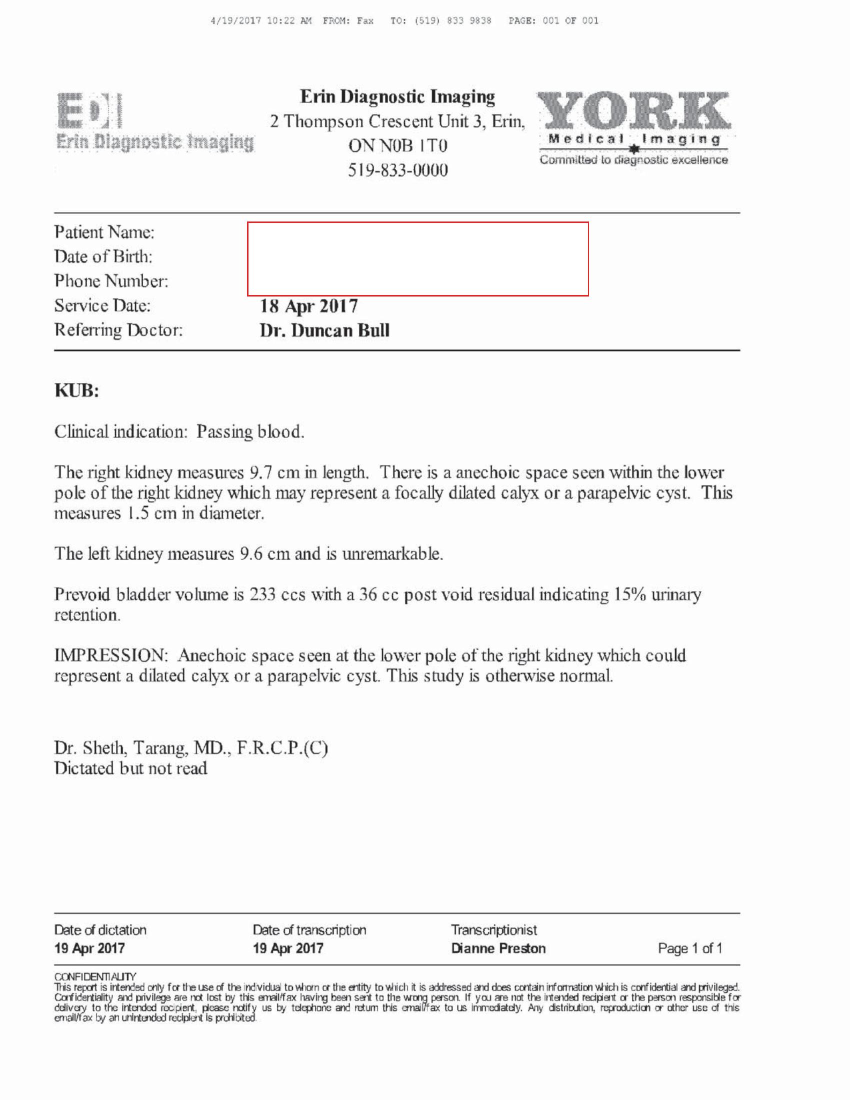
#> input picture OCR/reports_temp/12486 3 anon0001-1.jpg, 1700 x 2200 px (shown at 1/2 size)
$ python -i preprocessing.py   (imports and definitions only)
#> lines starting #> are read from the running program, lines starting #| are printed output that depends on the picture; after the words box and inside, x2 and y2 are one past the last pixel; in counts of white or black regions, pixels touching at a corner belong together
import numpy as np
import cv2
import pytesseract
import re

from PIL import ImageEnhance
from statistics import mean

method_list = []


# ------------------------ preprocessing methods ---------------------------------

# [9 lines left out: function recursive_deskew, not called in this run]


def deskew(image):
    #

    img_for_contours = image.copy()
    skew_angle_list = []
    angle_from_axis, skew_angle_list = get_skew_angle(img_for_contours, skew_angle_list)
    if angle_from_axis != 0:
        new_image, skew_angle_list = recursive_deskew(img_for_contours, angle_from_axis, skew_angle_list)
        axis_aligned_img = rotate(image, sum(skew_angle_list))
    else:
        axis_aligned_img = image

    angle_by_text = get_text_rotation(axis_aligned_img)
    fully_aligned_img = rotate(axis_aligned_img, angle_by_text)


    method_list.append("Deskewed from an angle of {}".format(sum(skew_angle_list)))

    return fully_aligned_img


# [10 lines left out: functions dilate, erode, not called in this run]


def greyscale(img):
    method_list.append("Greyscale")
    return cv2.cvtColor(img, cv2.COLOR_BGR2GRAY)


def thresholding(img):
    method_list.append("Thresholding")
    return cv2.threshold(img, 0, 255, cv2.THRESH_BINARY + cv2.THRESH_OTSU)[1]


def gaussian_blur(img, kernel):
    method_list.append("Gaussian Blur with a {}x{} kernel".format(kernel, kernel))
    return cv2.GaussianBlur(img, (kernel, kernel), 0)


def median_blur(img, kernel):
    method_list.append("Median Blur with a {}x{} kernel".format(kernel, kernel))
    return cv2.medianBlur(img, kernel)


def averaging_blur(img, kernel):
    method_list.append("Averaging Blur with a {}x{} kernel".format(kernel, kernel))
    return cv2.blur(img, (kernel, kernel))


def bilateral_Filter(img):
    method_list.append("Bilateral")
    return cv2.bilateralFilter(img, 9, 75, 75)


def canny(image):
    method_list.append("Canny")
    return cv2.Canny(image, 100, 200)


# [33 lines left out: functions rescale, closing, sharpen, brighten, contrast, not called in this run]


# def sharpen(img):
#     kernel = np.array([[0, -1, 0],
#                        [-1, 5, -1],
#                        [0, -1, 0]])
#     new_img = cv2.filter2D(src=img, ddepth=-1, kernel=kernel)
#     return new_img


# --------------------- methods called by preprocessing methods ---------------------------------------

# got this code from https://becominghuman.ai/how-to-automatically-deskew-straighten-a-text-image-using-opencv-a0c30aed83df
def get_skew_angle(image, deskew_angles):
    # Prep image, copy, convert to gray scale, blur, and threshold
    new_image = image.copy()
    image_area = new_image.size
#> image_area = 3740000

#    gray = cv2.cvtColor(new_image, cv2.COLOR_BGR2GRAY)
    blur = cv2.GaussianBlur(image, (9, 9), 0)
    thresh = cv2.threshold(blur, 0, 255, cv2.THRESH_BINARY_INV + cv2.THRESH_OTSU)[1]
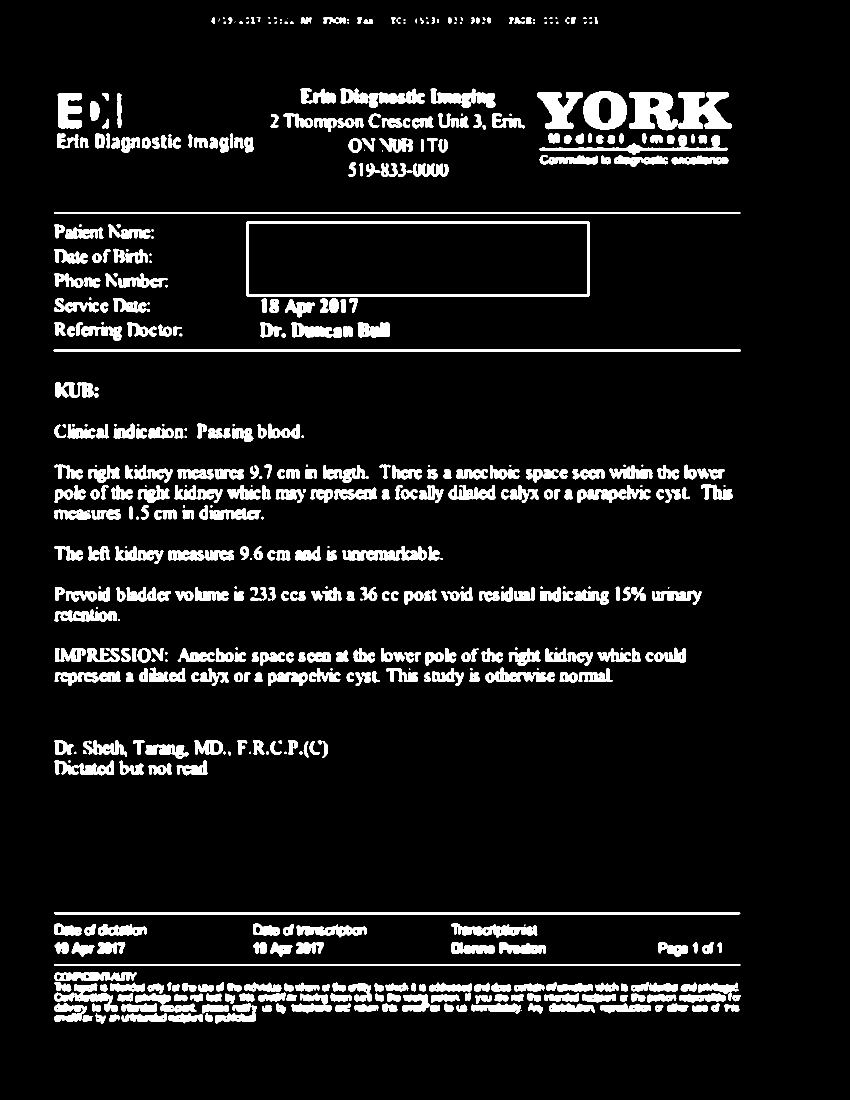
#> thresh: shape (2200, 1700) (shown at 1/2 size); 8.2% white; 607 white regions (94 under 20 px), largest, box (x1, y1, x2, y2) and area: (107, 698, 1481, 704) 8236, (493, 442, 1179, 594) 8130, (108, 1824, 1481, 1829) 6855


    # Apply dilate to merge text into meaningful lines/paragraphs.
    # Use larger kernel on X axis to merge characters into single line, cancelling out any spaces.
    # But use smaller kernel on Y axis to separate between different blocks of text
    kernel = cv2.getStructuringElement(cv2.MORPH_RECT, (20, 3))
    dilate = cv2.dilate(thresh, kernel, iterations=5)
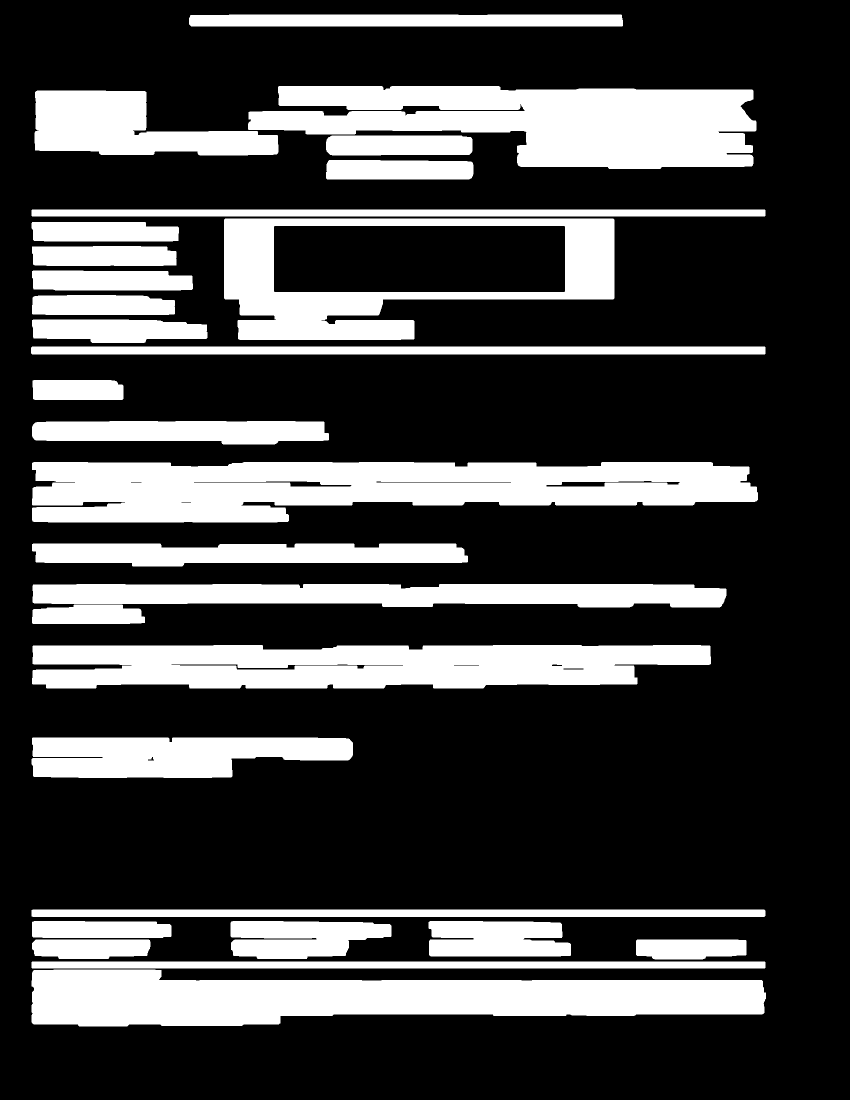
#> dilate: shape (2200, 1700) (shown at 1/2 size); 26.7% white; 29 white regions


    # Find all contours
    contours, hierarchy = cv2.findContours(dilate, cv2.RETR_LIST, cv2.CHAIN_APPROX_SIMPLE)
#> contours = 40 contours; largest, box (x1, y1, x2, y2) and area: (448, 437, 1229, 680) 149222, (64, 924, 1516, 1045) 132736, (63, 1939, 1532, 2053) 116705, (496, 172, 1513, 338) 112570, (64, 1290, 1422, 1377) 100316
    contours = sorted(contours, key = cv2.contourArea, reverse = True)
    for contour in contours:
        cv2.drawContours(dilate, contour, -1, (0, 255, 0), 3)
#> this loop made 40 passes
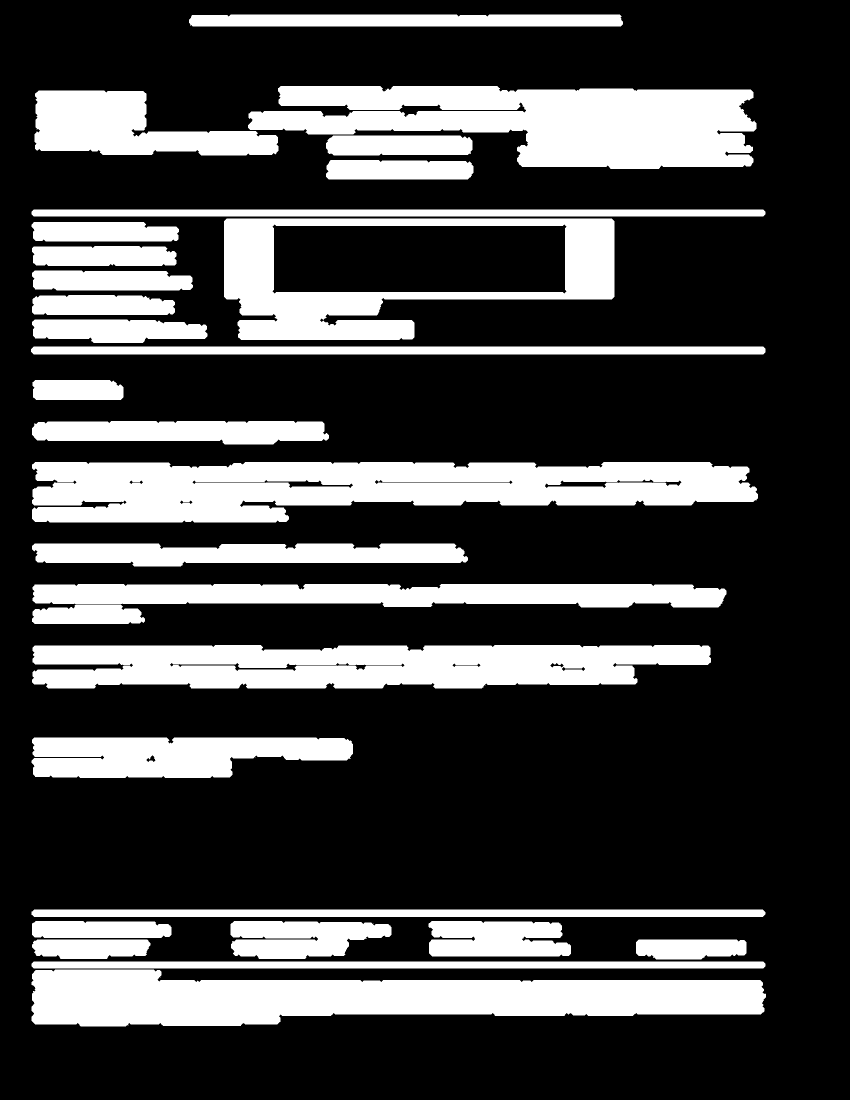
#> dilate: shape (2200, 1700) (shown at 1/2 size); 26.4% white; 29 white regions, largest, box (x1, y1, x2, y2) and area: (64, 924, 1516, 1045) 130585, (63, 1939, 1532, 2053) 117664, (496, 172, 1513, 338) 113119

    contour_angles = []
    original_contour_angles = []
    contour_areas_and_angles = []

    for c in contours:
        contour_angle = cv2.minAreaRect(c)[-1]
        original_contour_angles.append(contour_angle)
        if abs(contour_angle) <= 45:
            contour_angle = contour_angle
        elif contour_angle > 45 and contour_angle <= 90:
            contour_angle = 90 - contour_angle
        elif contour_angle < -45 and contour_angle >= -90:
            contour_angle = -(90+contour_angle)
        else:
            print("Nope you did it wrong.")


        contour_areas_and_angles.append([cv2.contourArea(c), contour_angle])
        if cv2.contourArea(c) > (0.1*image_area):
            contour_angles.append(contour_angle)
#> this loop made 40 passes
#> contour_angle on passes 1 to 12: 0, 0, 0, -0.791, 0, 0, 0, 0, -0.291, 0, 0, 0
#> after the loop, contour_angles = []; contour_areas_and_angles = 40 pairs, first value 38 to 149222, second value -0.791 to 0; original_contour_angles = 40 values, max -0.699 at index 31, min -90 at index 0, mean -87.74

    percent_of_image_size = []
    important_angles = []
    for item in contour_areas_and_angles:
        percent_total_area = (item[0]/image_area)*100
        percent_of_image_size.append([percent_total_area, item[1]])
        if percent_total_area > 0.1:
            important_angles.append(item[1])
#> this loop made 40 passes
#> (item, percent_total_area) on passes 1 to 12: ([149222, 0], 3.99), ([132736.5, 0], 3.55), ([116705, 0], 3.12), ([112570, -0.791], 3.01), ([100316.5, 0], 2.68), ([77531, 0], 2.07), ([54003.5, 0], 1.44), ([41261.5, 0], 1.1), ([38457, -0.291], 1.03), ([31718, 0], 0.848), ([23274.5, 0], 0.622), ([22015, 0], 0.589)
#> after the loop, important_angles = 30 values, max 0 at index 0, min -0.791 at index 3, mean -0.0361; percent_of_image_size = 40 pairs, first value 0.00102 to 3.99, second value -0.791 to 0

    rounded_important_angles = []
    for angle in important_angles:
        if angle < 45 and angle > 44:
            angle = 44
        elif angle > 45 and angle < 46:
            angle = 46
        elif angle > 0 and angle < 1:
            angle = 0
        elif angle: # not equal to zero
            angle = round(angle, 0)

        if angle:
            rounded_important_angles.append(angle)
#> this loop made 30 passes
#> after the loop, rounded_important_angles = [-1]
    #
    modes = []
    for angle in rounded_important_angles:
        if rounded_important_angles.count(angle) > 1:
            if modes.count(angle) == 0:
                modes.append(angle)
#> this loop made 1 pass
#> after the loop, modes = []

    if len(modes) == 0:
        if rounded_important_angles.count(angle+1)>0:
            if modes.count(angle) == 0 and modes.count(angle+1) == 0:
                modes.append(angle+1)
        elif rounded_important_angles.count(angle - 1) > 0:
            if modes.count(angle) == 0 and modes.count(angle - 1) == 0:
                modes.append(angle-1)

    if len(modes) == 0:
        angle = 0
    elif len(modes) == 1:
        angle = modes[0]
    else:
        angle = mean(modes)

    if angle < -45:
        angle = 90 + angle

    deskew_angles.append(angle)
    return angle, deskew_angles


# [22 lines left out: functions rotation_iteration, rotate, not called in this run]


def get_text_rotation(img):
    osd = pytesseract.image_to_osd(img)
    angle = float(re.search('(?<=Rotate: )\d+', osd).group(0))
    return angle

>>> import cv2
>>> picture = cv2.imread('reports_temp/12486 3 anon0001-1.jpg', cv2.IMREAD_GRAYSCALE)
>>> result = deskew(picture)
#> in deskew, `angle_from_axis, skew_angle_list = get_skew_angle(img_for_contours, sk..`: angle_from_axis = 0; skew_angle_list = [0]
#> (the run stopped early here; a loop or call above may not have finished)
